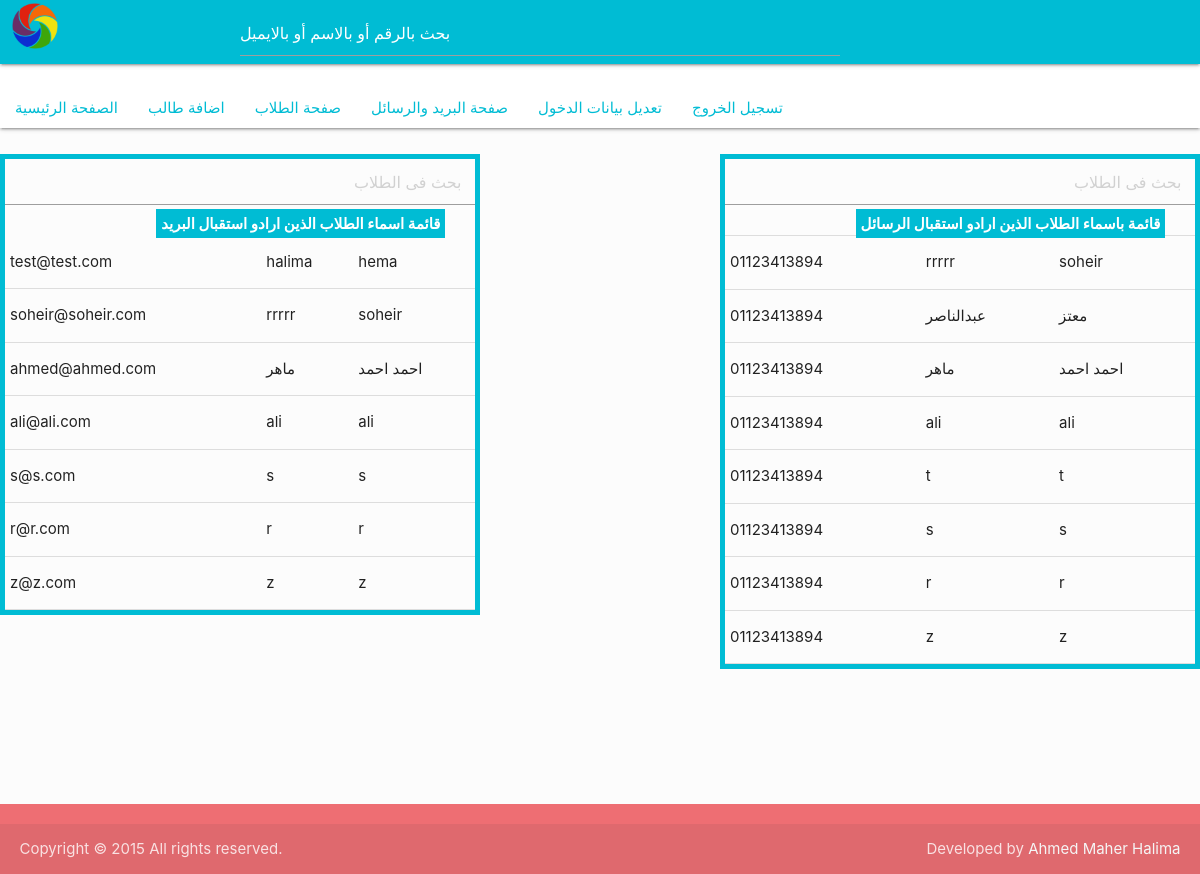
The page /index.php?page=app-email (signed in) on the database its author committed.
### tables this page shows
CREATE TABLE IF NOT EXISTS `student` (
`id` int(11) NOT NULL,
  `name` varchar(255) NOT NULL,
  `family` varchar(255) NOT NULL,
  `position` varchar(2) NOT NULL,
  `city` varchar(255) NOT NULL,
  `phone` varchar(255) NOT NULL,
  `email` varchar(255) NOT NULL,
  `postoffice` varchar(255) NOT NULL,
  `notes` longtext NOT NULL,
  `receiveMail` int(11) NOT NULL,
  `receiveSms` int(11) NOT NULL,
  `date` varchar(255) NOT NULL
);

### app-email.php (the view, shortened to what this page needs)
<div dir="rtl">
    <div style="width: 40%; float: right; border: 5px solid #00bcd4;">
        <form action="index.php?page=search" method="get">
        <input type="text" name="search" size="20" placeholder="   بحث فى الطلاب" />
        </form>
        &nbsp;&nbsp;&nbsp;&nbsp;&nbsp;&nbsp; <b style="font-weight: bolder; background-color: #00bcd4; color: #fff; padding: 5px;">قائمة باسماء الطلاب الذين ارادو استقبال الرسائل</b>
        <table style="width: 100%; ">
            <tr>
                <?php
                $sql = "select * from student where receiveMail = 1";
                $query = mysql_query($sql) or die("Error in first query");
                while ($row = mysql_fetch_assoc($query)){
                    echo "<tr>";
                    echo "<td>".$row['name']."</td>";
                    echo "<td>".$row['family']."</td>";
                    echo "<td>".$row['phone']."</td>";
                    echo "</tr>";
                }
                ?>
            </tr>
        </table>
    </div>
    <div style="width: 40%; float: left; border: 5px solid #00bcd4;">
        <form action="index.php?page=search" method="get">
        <input type="text" name="search" size="20" placeholder="   بحث فى الطلاب" />
        </form>
        &nbsp;&nbsp;&nbsp;&nbsp;&nbsp;&nbsp; <b style="font-weight: bolder; background-color: #00bcd4; color: #fff; padding: 5px;">قائمة اسماء الطلاب الذين ارادو استقبال البريد</b>
        <table style="width: 100%; ">
                <?php
                $sql = "select * from student where receiveSms = 1";
                $query = mysql_query($sql) or die("Error in first query");
                while ($row = mysql_fetch_assoc($query)){
                    echo "<tr>";
                    echo "<td>".$row['name']."</td>";
                    echo "<td>".$row['family']."</td>";
                    echo "<td>".$row['email']."</td>";
                    echo "</tr>";
                }
                ?>
        </table>
    </div>
</div>
<br />
<br />
<br />
<br />
<br />
<br />
<br />
<br />
<br />
<br />
<br />
<br />
<br />
<br />
<br />
<br />
<br />
<br />
<br />
<br />
<br />
<br />
<br />
<br />
<br />
<br />
<br />
<br />
<br />
<br />
<br />
<br />

### include/header.php (shortened to what this page needs)
<!DOCTYPE html>
<html lang="en" >
<head>
    <link href="css/materialize.css" type="text/css" rel="stylesheet" media="screen,projection">
    <link href="css/style.css" type="text/css" rel="stylesheet" media="screen,projection">
    <link href="css/custom-style.css" type="text/css" rel="stylesheet" media="screen,projection">
    <link href="css/style-horizontal.css" type="text/css" rel="stylesheet" media="screen,projection">
    <link href="js/plugins/perfect-scrollbar/perfect-scrollbar.css" type="text/css" rel="stylesheet" media="screen,projection">
    <link href="js/plugins/jvectormap/jquery-jvectormap.css" type="text/css" rel="stylesheet" media="screen,projection">
    <link href="js/plugins/chartist-js/chartist.min.css" type="text/css" rel="stylesheet" media="screen,projection">
</head>
<body>
    <header id="header" class="page-topbar">
        <div class="navbar-fixed">
            <nav class="cyan">
                <div class="nav-wrapper">
                    <ul class="left">
                      <li><h1 class="logo-wrapper"><a href="index.php" class="brand-logo darken-1"><img style="width: 50px; height: 50px;" src="images/Vanamo_Logo.png" alt="logo"></a> <span class="logo-text">Materialize</span></h1></li>
                    </ul>
                    <div class="header-search-wrapper hide-on-med-and-down">
                        <form action="index.php?page=search">
                        <input type="text" name="search" class="header-search-input z-depth-2" placeholder="بحث بالرقم أو بالاسم أو بالايميل"/>
                        </form>
                    </div>
                    <ul class="right hide-on-med-and-down">
                        <li><a href="javascript:void(0);" class="waves-effect waves-block waves-light toggle-fullscreen"><i class="mdi-action-settings-overscan"></i></a>
                        </li>
                    </ul>
                </div>
            </nav>
             <nav id="horizontal-nav" class="white hide-on-med-and-down">
                <div class="nav-wrapper">
                  <ul id="nav-mobile" class="left hide-on-med-and-down">
                    <li>
                        <a href="index.php" class="cyan-text">
                            <span>الصفحة الرئيسية</span>
                        </a>
                    </li>
                    <li>
                        <a href="index.php?page=addstudent"  class="cyan-text">
                            <span>اضافة طالب</span>
                        </a>
                    </li>
                    <li>
                        <a href="index.php?page=students"  class="cyan-text">
                            <span>صفحة الطلاب</span>
                        </a>
                    </li>
                    <li>
                        <a href="index.php?page=app-email"  class="cyan-text">
                            <span>صفحة البريد والرسائل</span>
                        </a>
                    </li>
                     <li>
                        <a class="dropdown-menu cyan-text" href="index.php?page=admin-profile" data-activates="Usersdropdown">
                            <span>تعديل بيانات الدخول</span>
                        </a>
                    </li>
                    <li>
                        <a class="dropdown-menu cyan-text" href="logout.php" data-activates="Usersdropdown">
                            <span>تسجيل الخروج</span>
                        </a>
                    </li>
                  </ul>
                </div>
              </nav>
        </div>
    </header>

### index.php (shortened to what this page needs)
<?php
include "include/header.php";
?>
<br />
<br />
<br />
<br />
<?php
    if (isset($_GET['page'])){
        include $_GET['page'].".php";
    }
?>
<?php
include "include/footer.php";
?>

### include/footer.php (shortened to what this page needs)
    <footer class="page-footer" style="position: fixed; bottom: 0;">
        <div class="footer-copyright">
            <div class="container">
                Copyright © 2015  All rights reserved.
                <span class="right"> Developed by <a class="grey-text text-lighten-4" target="_blank" href="https://www.facebook.com/yousseifweroquia">Ahmed Maher Halima</a></span>
            </div>
        </div>
    </footer>
</body>
</html>

### css/style.css (style rules this page uses)
body { background-color: #fcfcfc; }
#main, footer { padding-left: 240px; }
.container { padding: 0 0.5rem; margin: 0 auto; max-width: 100% !important; width: 98%; }
@media only screen and (min-width: 601px) { .container { width: 98%; } }
@media only screen and (min-width: 993px) { .container { width: 98%; } }
h1.logo-wrapper { margin: 0px 0px; }
header .brand-logo { margin: 1px 0px; padding: 0 20px; }
header .brand-logo img { width: 172px; }
.header-search-wrapper { width: 100%; margin: 10px auto 0px 240px; width: calc(100% - 600px); height: 40px; display: inline-block; position: relative; }
input.header-search-input { display: block; padding: 8px 8px 8px 72px; width: 100%; background: rgba(255,255,255,0.3); height: 24px; -webkit-transition: all 200ms ease; transition: all 200ms ease; border: none; font-size: 16px; appearance: textfield; font-weight: 400; outline: none; border-radius: 3px; }
.header-search-input::placeholder { color:#fff; font-size:16px; font-weight:400 }
footer.page-footer { position: absolute; bottom: 0; margin-bottom: 0 ; width: 100%; }

### css/style-horizontal.css (style rules this page uses)
#main,footer { padding-left: 0px; }
header .brand-logo { margin: 1px 0px; padding: 0 10px; }
header .brand-logo img { width: 172px; }
#horizontal-nav { margin-top: 64px; z-index: -1; }
#horizontal-nav ul li { text-align: center; }
#horizontal-nav ul li a span { position: relative; top: 12px; }

### rows shown on the page
student: name "soheir", family "rrrrr", phone "01123413894", email "soheir@soheir.com"
student: name "معتز", family "عبدالناصر", phone "01123413894"
student: name "احمد احمد", family "ماهر", phone "01123413894", email "ahmed@ahmed.com"
student: name "ali", family "ali", phone "01123413894", email "ali@ali.com"
student: name "t", family "t", phone "01123413894"
student: name "s", family "s", phone "01123413894", email "s@s.com"
student: name "r", family "r", phone "01123413894", email "r@r.com"
student: name "z", family "z", phone "01123413894", email "z@z.com"
student: name "hema", family "halima", email "test@test.com"
